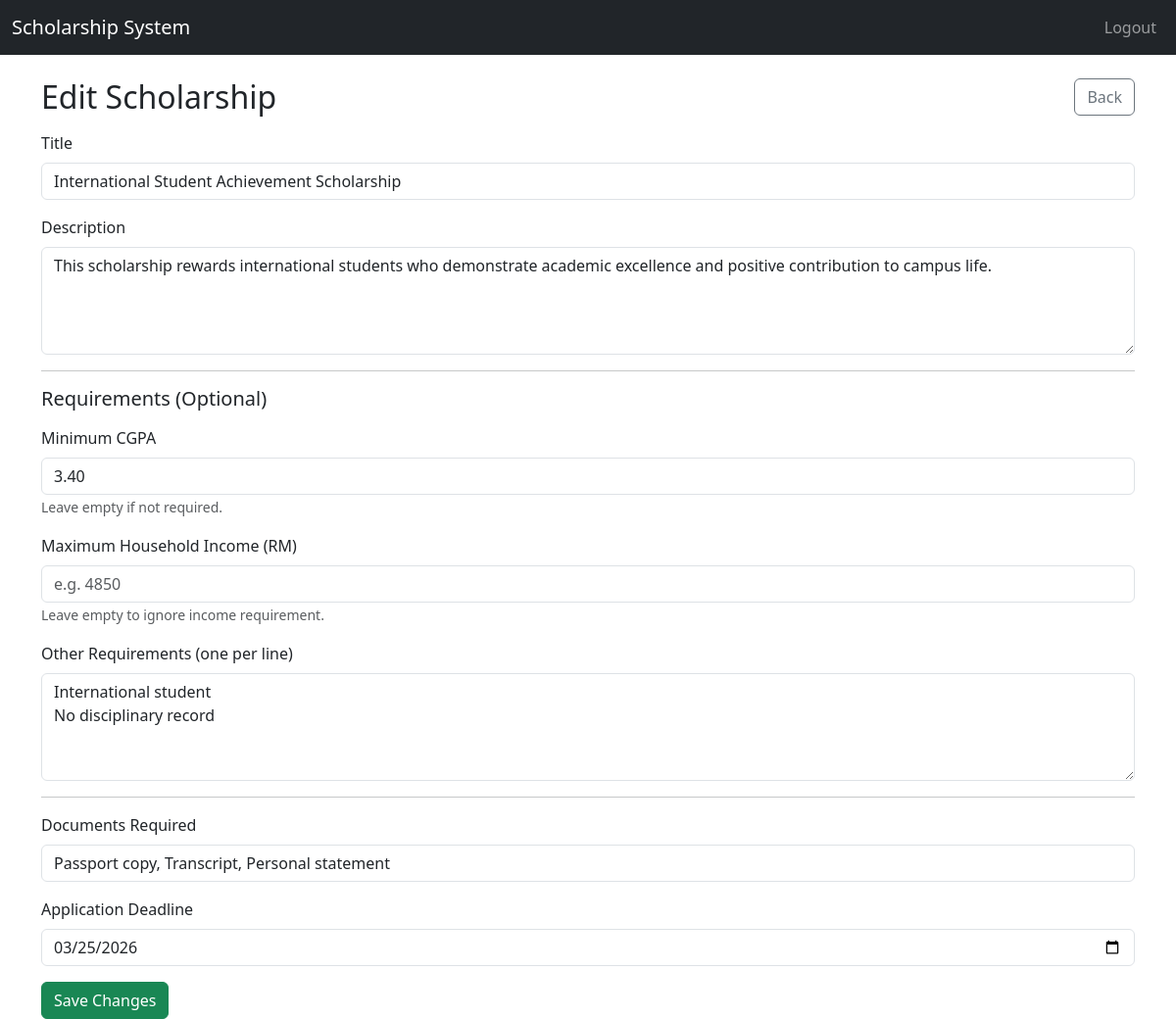
Screenshot of /admin/scholarships/6/edit (signed in) with the database file from the repository.
### app/models.py (models this page shows)
class Scholarship(db.Model):
    id = db.Column(db.Integer, primary_key=True)
    title = db.Column(db.String(200), nullable=False)
    description = db.Column(db.Text)
    eligibility_criteria = db.Column(db.JSON)
    application_deadline = db.Column(db.DateTime)
    created_at = db.Column(db.DateTime, default=datetime.utcnow)
    documents_required = db.Column(db.Text)  # comma-separated list

### app/routes/admin_routes.py (the view, shortened to what this page needs)
@admin_bp.route('/scholarships/<int:scholarship_id>/edit', methods=['GET', 'POST'])
@login_required
def edit_scholarship(scholarship_id):
    if current_user.role != 'admin':
        flash("Access denied.", "danger")
        return redirect(url_for('auth.login'))
    scholarship = Scholarship.query.get_or_404(scholarship_id)
    form = ScholarshipForm()
    if request.method == 'GET':
        form.title.data = scholarship.title
        form.description.data = scholarship.description or ""
        form.documents_required.data = scholarship.documents_required or ""
        if scholarship.application_deadline:
            try:
                form.application_deadline.data = scholarship.application_deadline
            except Exception:
                pass
        criteria = scholarship.eligibility_criteria
        if isinstance(criteria, dict):
            if "min_cgpa" in criteria:
                try:
                    form.min_cgpa.data = criteria.get("min_cgpa")
                except Exception:
                    pass
            if "max_income" in criteria:
                try:
                    form.max_income.data = criteria.get("max_income")
                except Exception:
                    pass
            if "required_criteria" in criteria and isinstance(criteria.get("required_criteria"), list):
                form.other_requirements.data = "\n".join([str(x) for x in criteria.get("required_criteria")])
    return render_template('admin/edit_scholarship.html', form=form, scholarship=scholarship)

### app/forms.py
class ScholarshipForm(FlaskForm):
    title = StringField("Title", validators=[DataRequired()])
    description = TextAreaField("Description", validators=[DataRequired()])
    min_cgpa = DecimalField(
        "Minimum CGPA",
        places=2,
        validators=[Optional(), NumberRange(min=0, max=4)]
    )
    max_income = IntegerField(
        "Maximum Household Income (RM)",
        validators=[Optional(), NumberRange(min=0)]
    )
    other_requirements = TextAreaField(
        "Other Requirements (one per line)",
        validators=[Optional()]
    )
    documents_required = StringField("Documents Required", validators=[DataRequired()])
    application_deadline = DateField("Application Deadline", validators=[DataRequired()])
    submit = SubmitField("Save Scholarship")

### app/templates/admin/edit_scholarship.html (shortened to what this page needs)
{% extends "base.html" %}
{% block content %}
<div class="d-flex justify-content-between align-items-center mb-3">
  <h2 class="mb-0">Edit Scholarship</h2>
  <a href="{{ url_for('admin.scholarship_detail', scholarship_id=scholarship.id) }}" class="btn btn-outline-secondary">Back</a>
</div>
<form method="POST">
    <div class="mb-3">
        {{ form.title.label(class="form-label") }}
        {{ form.title(class="form-control") }}
    </div>
    <div class="mb-3">
        {{ form.description.label(class="form-label") }}
        {{ form.description(class="form-control", rows="4") }}
    </div>
    <hr>
    <h5 class="mb-3">Requirements (Optional)</h5>
    <div class="mb-3">
        {{ form.min_cgpa.label(class="form-label") }}
        {{ form.min_cgpa(class="form-control", placeholder="e.g. 3.50") }}
        <small class="text-muted">Leave empty if not required.</small>
    </div>
    <div class="mb-3">
        {{ form.max_income.label(class="form-label") }}
        {{ form.max_income(class="form-control", placeholder="e.g. 4850") }}
        <small class="text-muted">Leave empty to ignore income requirement.</small>
    </div>
    <div class="mb-3">
        {{ form.other_requirements.label(class="form-label") }}
        {{ form.other_requirements(class="form-control", rows="4", placeholder="One requirement per line") }}
    </div>
    <hr>
    <div class="mb-3">
        {{ form.documents_required.label(class="form-label") }}
        {{ form.documents_required(class="form-control") }}
    </div>
    <div class="mb-3">
        {{ form.application_deadline.label(class="form-label") }}
        {{ form.application_deadline(class="form-control") }}
    </div>
    <button type="submit" class="btn btn-success">Save Changes</button>
</form>
{% endblock %}

### rows the page displays
Scholarship: title "International Student Achievement Scholarship", description "This scholarship rewards international students who demonstrate academic excellence and positive contribution to campus life.", documents_required "Passport copy, Transcript, Personal statement", application_deadline "03/25/2026"
